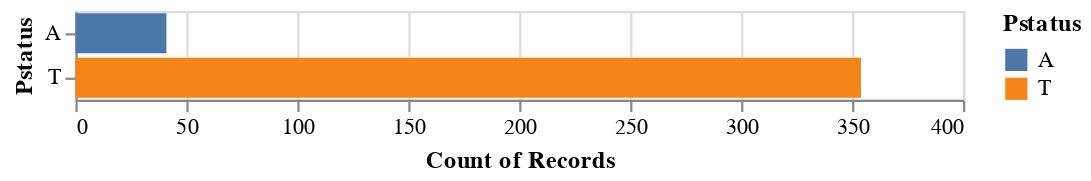

This figure's notebook cell:
### Code cell
bars2 = alt.Chart(math).mark_bar().encode(
    y='Pstatus:N', 
    color='Pstatus:N',
    x='count(Pstatus):Q'
)

bars2

### Figure 1 — Vega-Lite specification as saved in the notebook (floating-point values rounded to 4 significant figures; data arrays with more than 128 entries replaced by an {"elided": "..."} marker saying what was removed)
{"config": {"view": {"continuousWidth": 400, "continuousHeight": 300}}, "data": {"name": "data-e915ea558f4356374e17cc933ebec282"}, "mark": "bar", "encoding": {"color": {"type": "nominal", "field": "Pstatus"}, "x": {"type": "quantitative", "aggregate": "count", "field": "Pstatus"}, "y": {"type": "nominal", "field": "Pstatus"}}, "$schema": "https://vega.github.io/schema/vega-lite/v4.8.1.json", "datasets": {"data-e915ea558f4356374e17cc933ebec282": {"elided": "395 records"}}}
